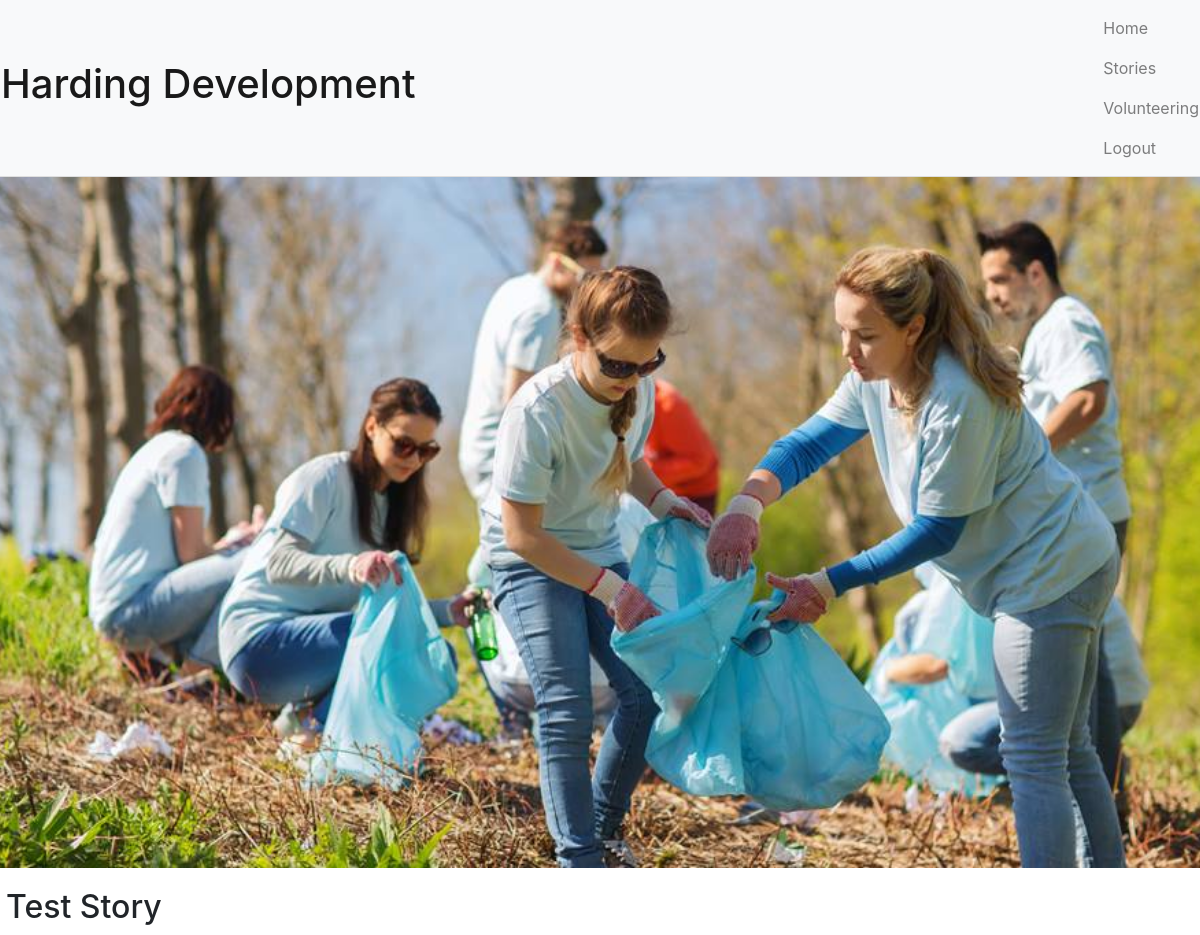
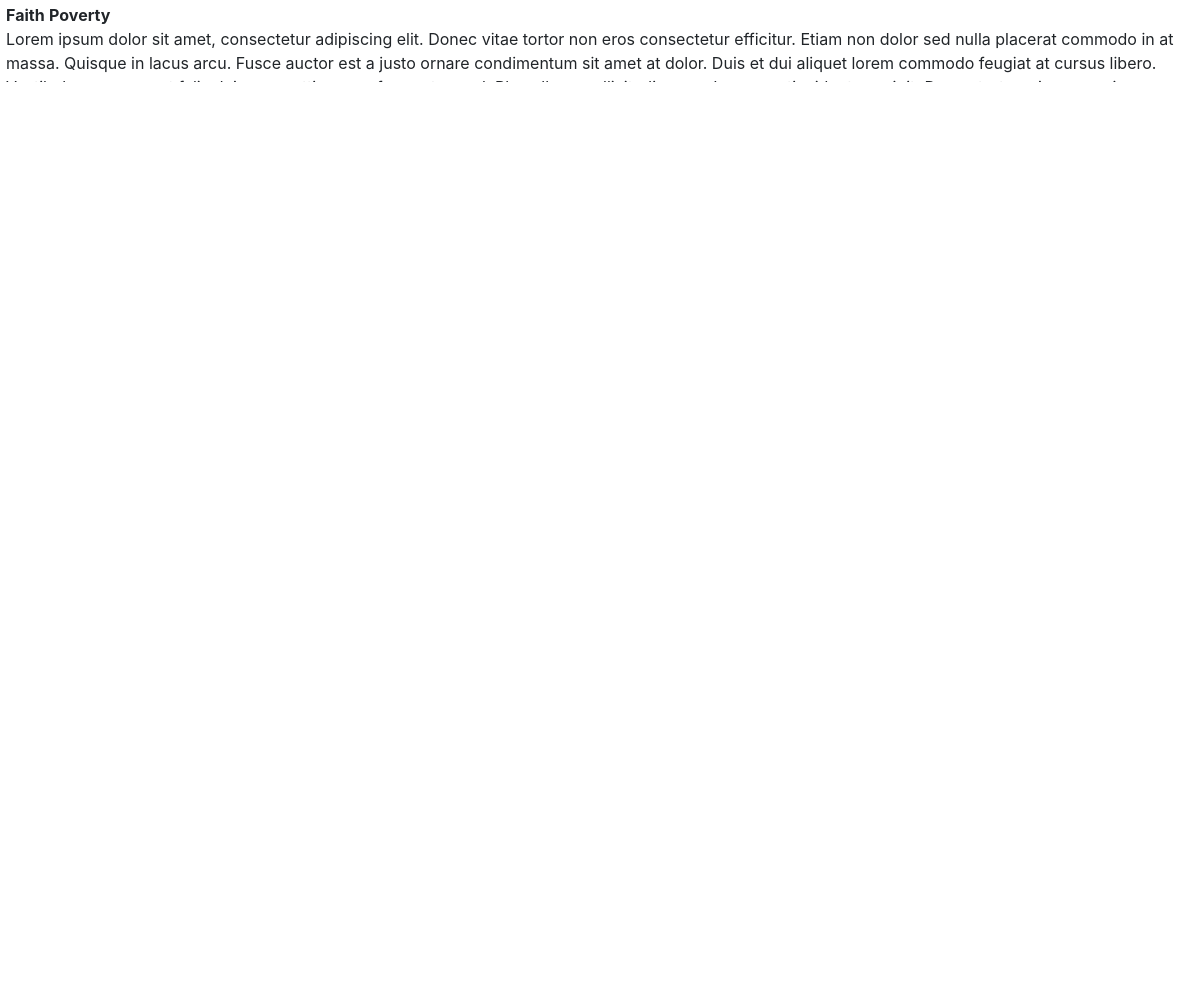
Page /story/3/ on the committed database (2 pictures, top to bottom).
### events/models.py (models this page shows, shortened)
class Post(models.Model):
    TYPE = ('Event', 'Event'), ('Story', 'Story')
    content_name = models.CharField(max_length=200, null=True)
    content_author = models.ForeignKey(Volunteer, null=True, on_delete=models.SET_NULL)
    content_date = models.DateTimeField(auto_now_add=True)
    content_date_start = models.DateTimeField(null=True, blank=True)
    content_date_end = models.DateTimeField(null=True, blank=True)
    content_social_description = models.CharField(max_length=1000, null=True)
    content_image = models.ImageField(default='profile1.png', null=True, blank=True)
    tags = models.ManyToManyField(Tag)
    full_story = models.CharField(max_length=10000, null=True, blank=True)
    post_type = models.CharField(max_length=200, null=True, choices=TYPE)
    attending = models.ManyToManyField(User)

class Tag(models.Model):
    name = models.CharField(max_length=200, null=True)
    def __str__(self):
        return self.name

### events/views.py (the view, shortened to what this page needs)
# urls.py: path('story/<str:pk>/', views.story, name="story"),
def story(request, pk):
    post = Post.objects.get(id=pk)
    form = CommentForm()
    context = {'post':post, 'form':form}
    return render(request,'events/story.html', context)

### events/forms.py
class CommentForm(ModelForm):
    message = forms.CharField(widget=forms.Textarea(attrs={"rows":3}))
    class Meta:
        model = Comment
        fields = ['message']

### events/templates/events/story.html (shortened to what this page needs)
{% extends "events/main.html" %}
{% block content %}
<div class="row">
    <div class="card mb-3">
        <img class="card-img-top" src="{{post.content_image.url}}" alt="Card image cap">
        <div class="card-body">
          <h2 class="card-title">{{post.content_name}}</h2>
          {% for tag in post.tags.all %}
            <strong>{{tag}}</strong>
          {% endfor %}
          <p>{{post.full_story}}</p>
          <p class="card-text"><small class="text-muted">{{post.content_date_start}} - {{post.content_date_end}}</small></p>
          <div class="buttons">
          <a class="btn btn-info" href="#comment-form">Comment</a>
          <a class="btn btn-info" href="{% url 'event' post.id %}">Favorite</a>
          <a class="btn btn-info" href="{% url 'event' post.id %}">Share</a>
          </div>
        </div>
      </div>
</div>
<h4 style="margin-left: 5px;">Comments</h4>
{% for comment in post.comment_set.all %}
<div class="row comments">
    <strong>{{comment.author.user_name}}:</strong>
</div>
{% endfor %}
<div class="row comments" id="comment-form">
    <form method="POST">
        {{form}}
        <input type="submit" name="Post">
    </form>
</div>
{% endblock %}

### static/css/main.css (style rules this page uses)
body { width: 100%; }
.comments { padding: 2% 7%; }
.buttons { text-align: center; }

### rows in the picture
Post: content_image (picture), content_name "Test Story", full_story "Lorem ipsum dolor sit amet, consectetur adipiscing elit. Donec vitae tortor non eros consectetur efficitur. Etiam non dolor sed nulla placerat commodo in at massa. Quisque in lacus arcu. Fusce auctor est a justo ornare condimentum sit amet at dolor. Duis et dui aliquet lorem commodo feugiat at cursus libero. Vestibulum consequat felis dui, non mattis purus fermentum vel. Phasellus a sollicitudin urna. In cursus tincidunt suscipit. Donec tortor mi, semper in venenatis eget, vestibulum nec justo. Suspendisse ac ornare tellus, ac vehicula diam. Ut lacus odio, mollis ac egestas a, lobortis ac sapien. Phasellus et nunc dui. Fusce eget massa convallis, mollis nulla vel, viverra diam. Donec varius…"
Tag: name "Faith"
Tag: name "Poverty"
